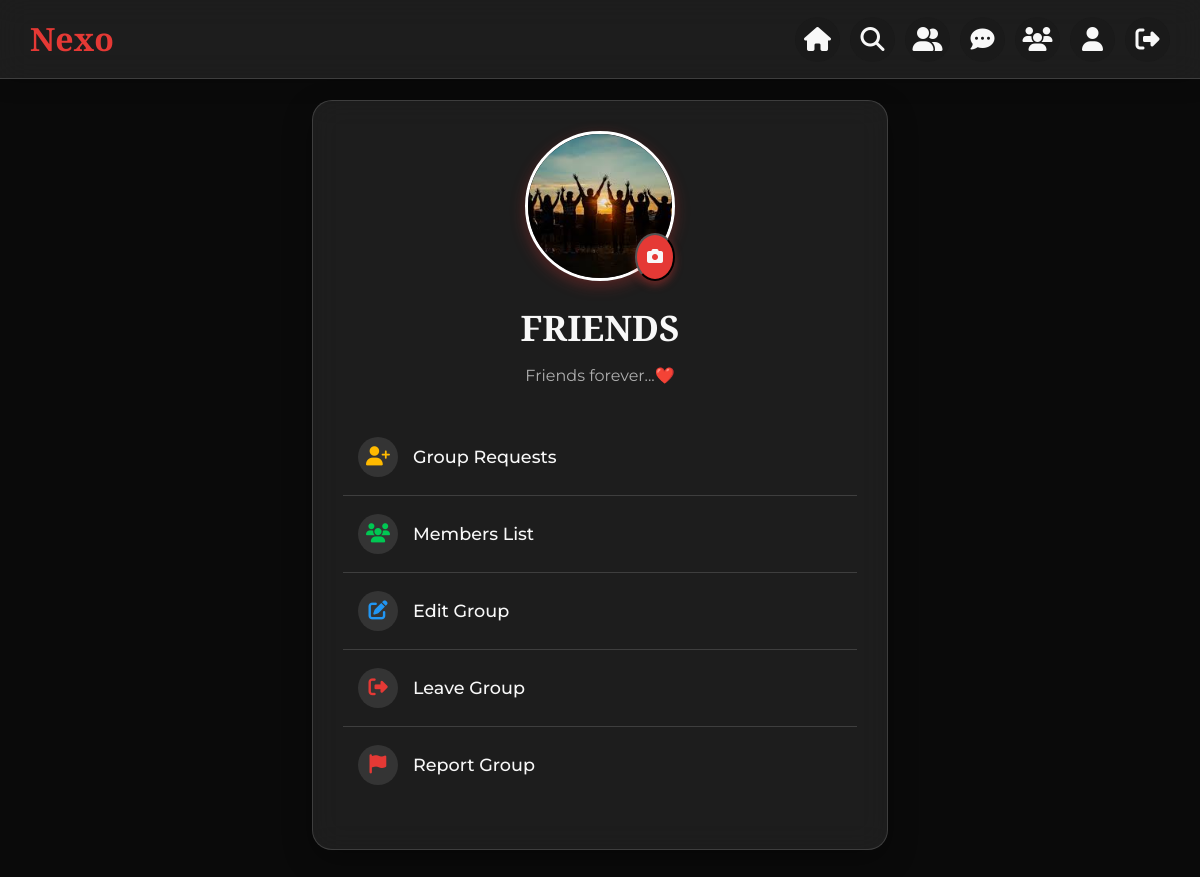
The page /Project/User/GroupInfo.php?id=2 (signed in) on the database its author committed.
### tables this page shows
CREATE TABLE `tbl_group` (
  `group_id` int(11) NOT NULL,
  `group_name` varchar(50) NOT NULL,
  `group_description` varchar(1000) NOT NULL,
  `group_photo` varchar(600) NOT NULL,
  `user_id` int(11) NOT NULL,
  `group_status` varchar(20) DEFAULT 'active'
);

### Project/User/GroupInfo.php (the view, shortened to what this page needs)
<?php
include '../Assets/Connection/Connection.php';
include("Header.php");
$uid = mysqli_real_escape_string($con, $_SESSION['uid']);
$group_id = mysqli_real_escape_string($con, $_GET['id']);
$selGroup = "SELECT * FROM tbl_group WHERE group_id = '$group_id'";
$groupResult = $con->query($selGroup);
$groupData = $groupResult->fetch_assoc();
$isOwner = ($groupData['user_id'] == $uid);
$isAdmin = false;
$adminQry = "SELECT * FROM tbl_admin WHERE admin_id = '$uid'";
if ($adminRes = $con->query($adminQry)) {
    $isAdmin = $adminRes->num_rows > 0;
}
?>
<!DOCTYPE html>
<html lang="en">
<head>
    <link href="https://cdn.jsdelivr.net/npm/bootstrap@5.3.0/dist/css/bootstrap.min.css" rel="stylesheet">
    <link href="https://cdnjs.cloudflare.com/ajax/libs/font-awesome/6.5.0/css/all.min.css" rel="stylesheet">
</head>
<body>
    <div class="container">
        <div class="glass-card">
            <div class="group-photo-container">
                <img src="../Assets/Files/GroupDocs/<?php echo htmlspecialchars($groupData['group_photo']); ?>" alt="Group Photo" class="group-photo" onerror="this.src='https://via.placeholder.com/150/0A0A0A/AFAFAF?text=Group'">
                <?php if ($isOwner) { ?>
                    <button class="photo-edit-overlay" onclick="openModal('editModal')">
                        <i class="fas fa-camera"></i>
                    </button>
                <?php } ?>
            </div>
            <h1><?php echo htmlspecialchars($groupData['group_name']); ?></h1>
            <p class="group-description"><?php echo htmlspecialchars($groupData['group_description'] ?: "No description available."); ?></p>
            <ul class="action-list">
                <?php if ($isOwner || $isAdmin) { ?>
                    <li class="action-item requests">
                        <a href="GroupRequests.php?grid=<?php echo $group_id; ?>">
                            <i class="fas fa-user-plus"></i>
                            <span>Group Requests</span>
                        </a>
                    </li>
                <?php } ?>
                <li class="action-item members">
                    <a href="GroupMembersList.php?gmlid=<?php echo $group_id; ?>">
                        <i class="fas fa-users"></i>
                        <span>Members List</span>
                        </a>
                </li>
                <?php if ($isOwner) { ?>
                    <li class="action-item edit">
                        <button onclick="openModal('editModal')">
                            <i class="fas fa-edit"></i>
                            <span>Edit Group</span>
                        </button>
                    </li>
                <?php } ?>
                <li class="action-item leave">
                    <a href="GroupInfo.php?id=<?php echo $group_id; ?>&action=leave" onclick="return confirm('Are you sure you want to leave this group?');">
                        <i class="fas fa-sign-out-alt"></i>
                        <span>Leave Group</span>
                    </a>
                </li>
                <li class="action-item report">
                    <button onclick="openModal('reportModal')">
                        <i class="fas fa-flag"></i>
                        <span>Report Group</span>
                    </button>
                </li>
            </ul>
        </div>
    </div>
</body>
</html>

### Project/User/Header.php (style rules this page uses)
:root { --dark-bg: #0A0A0A; --card-bg: rgba(255, 255, 255, 0.08); --accent-red: #E53935; --text-light: #F8F8F8; --text-subtle: #AFAFAF; --border-color: rgba(255, 255, 255, 0.15); --hover-bg: rgba(255, 255, 255, 0.05); }
body { font-family: 'Montserrat', sans-serif; background-color: var(--dark-bg); color: var(--text-light); margin: 0; padding: 0; padding-top: 70px; }

### Project/User/GroupInfo.php (style rules this page uses)
:root { --dark-bg: #0A0A0A; --card-bg: rgba(255, 255, 255, 0.08); --accent-red: #E53935; --accent-green: #00c853; --accent-blue: #2196F3; --accent-yellow: #ffba00; --text-light: #F8F8F8; --text-subtle: #AFAFAF; --border-color: rgba(255, 255, 255, 0.15); --hover-bg: rgba(255, 255, 255, 0.05); }
body { font-family: 'Montserrat', sans-serif; background-color: var(--dark-bg); color: var(--text-light); padding: 20px; min-height: 100vh; }
.container { max-width: 600px; margin: 80px auto; }
.glass-card { background-color: var(--card-bg); border: 1px solid var(--border-color); backdrop-filter: blur(15px); -webkit-backdrop-filter: blur(15px); border-radius: 20px; padding: 30px; box-shadow: 0 10px 30px rgba(0, 0, 0, 0.3); overflow: hidden; text-align: center; }
.group-photo-container { position: relative; width: 150px; height: 150px; margin: 0 auto 25px; }
.group-photo { width: 100%; height: 100%; border-radius: 50%; object-fit: cover; border: 3px solid white; box-shadow: 0 5px 15px rgba(229, 57, 53, 0.3); }
.photo-edit-overlay { position: absolute; bottom: 0; right: 0; background-color: var(--accent-red); color: var(--text-light); border-radius: 50%; padding: 10px; cursor: pointer; box-shadow: 0 4px 8px rgba(229, 57, 53, 0.4); transition: all 0.3s ease; }
h1 { font-family: 'Playfair Display', serif; font-size: 2.2rem; font-weight: 700; margin: 0 0 15px; color: var(--text-light); }
.group-description { color: var(--text-subtle); font-size: 1rem; margin-bottom: 30px; line-height: 1.6; }
.action-list { list-style: none; padding: 0; margin-top: 30px; }
.action-item { padding: 18px 0; border-bottom: 1px solid var(--border-color); transition: all 0.3s ease; }
.action-item:last-child { border-bottom: none; }
.action-item a, .action-item button { display: flex; align-items: center; text-decoration: none; color: var(--text-light); font-size: 1.1rem; font-weight: 500; background: none; border: none; width: 100%; text-align: left; cursor: pointer; padding: 0 15px; }
.action-item i { width: 40px; height: 40px; display: flex; align-items: center; justify-content: center; border-radius: 50%; background-color: rgba(255, 255, 255, 0.1); margin-right: 15px; font-size: 1.2rem; transition: all 0.3s ease; }
.action-item.edit i { color: var(--accent-blue); }
.action-item.members i { color: var(--accent-green); }
.action-item.requests i { color: var(--accent-yellow); }
.action-item.leave i { color: var(--accent-red); }
.action-item.report i { color: var(--accent-red); }

### rows shown on the page
tbl_group: group_photo (picture), group_name "FRIENDS", group_description "Friends forever...❤️"
